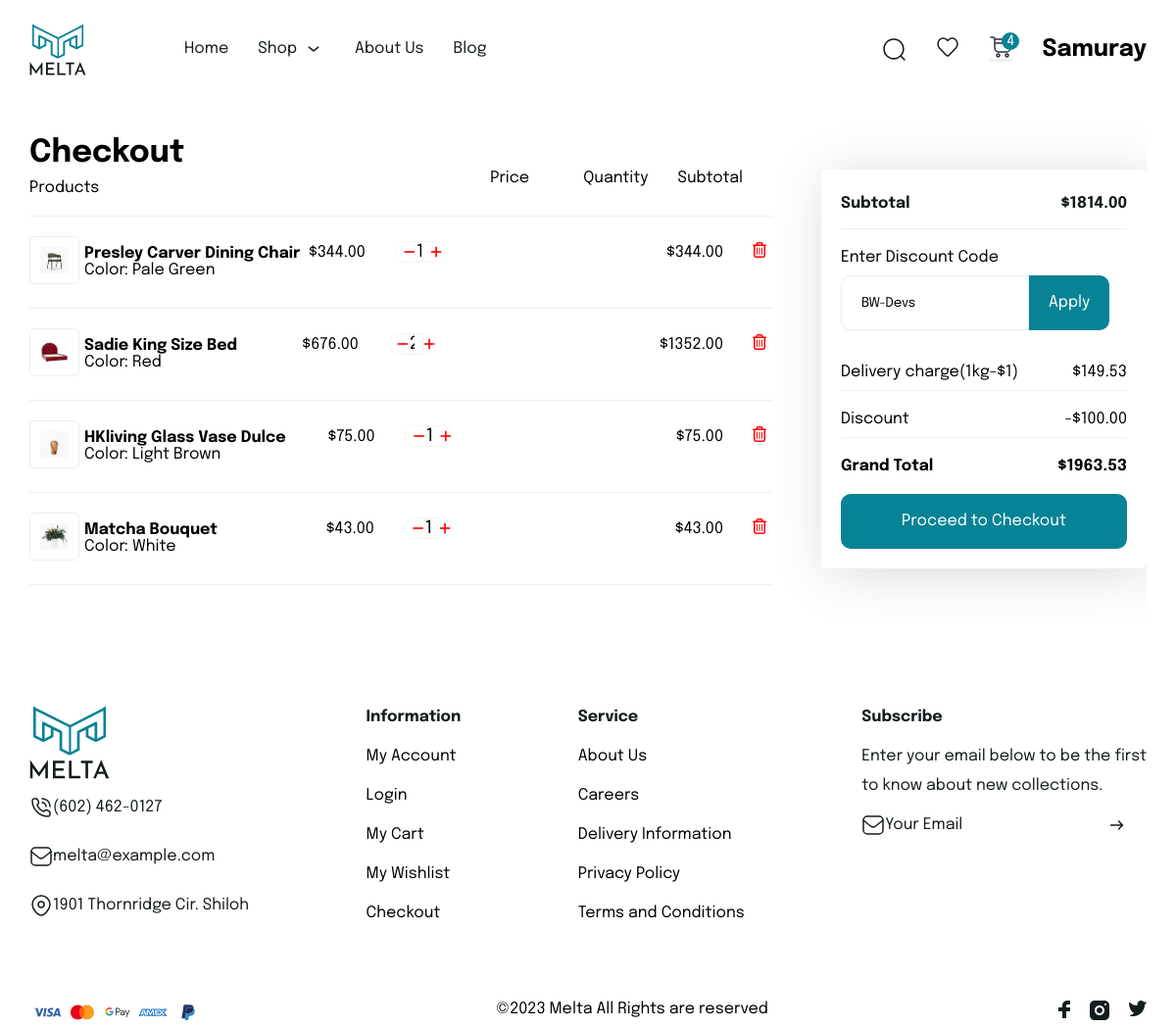
Screenshot of /checkout/ (signed in) with the database file from the repository.
### home/models.py (models this page shows, shortened)
class Order(models.Model):
    product = models.ForeignKey(Products,related_name='order', on_delete=models.CASCADE)
    customers = models.ForeignKey(User,on_delete=models.CASCADE)
    quantity = models.IntegerField(default=1)
    price = models.IntegerField()
    date = models.DateTimeField(auto_now_add=True)
    status = models.BooleanField(default=False)
    delivery = models.IntegerField(default=5,blank=True)
    discounts= models.ForeignKey(Discounts,null=True,db_constraint=False,on_delete=models.CASCADE,blank=True )

class Products(models.Model):
    name = models.CharField(max_length=60, blank=True)
    brand = models.ForeignKey(Brand, on_delete=models.CASCADE, related_name='products')
    price = models.BigIntegerField()
    color = models.ForeignKey(Color, on_delete=models.CASCADE, related_name='products')
    category = models.ForeignKey(Products_Categories, on_delete=models.CASCADE, related_name='products')
    descriptions=models.TextField( default=1  )
    weight = models.DecimalField( default=1.1 ,max_digits=5, decimal_places=2)
    width = models.DecimalField(default=1.1,max_digits=5, decimal_places=2)
    height = models.DecimalField(default=1.1,max_digits=5, decimal_places=2)
    depth = models.DecimalField(default=1.1,max_digits=5, decimal_places=2)
    instock = models.BooleanField(default=True)
    materials = models.CharField(max_length=50, default='Wood')
    def get_main_image(self):
        first_image = self.images.first()
        return first_image.images.url if first_image else None

class ProductImage(models.Model):
    product = models.ForeignKey(Products, related_name='images', on_delete=models.CASCADE)
    images = models.ImageField(upload_to='product_images/')

class Color(models.Model):
    clName=models.CharField(max_length=40)
    color_code = models.CharField(max_length=7, blank=True)

class UserOrderSummary(models.Model):
    user = models.OneToOneField(User,on_delete=models.CASCADE)
    discounts= models.ForeignKey(Discounts,null=True,db_constraint=False,on_delete=models.CASCADE,blank=True )
    discount_value= models.DecimalField(max_digits=10,decimal_places=2,default=0)
    subtotal= models.DecimalField(max_digits=10,decimal_places=2,default=0)
    payments = models.ForeignKey(Payments , null=True, blank=True,on_delete=models.CASCADE)
    address = models.ForeignKey(UserAddress, on_delete=models.SET_NULL, null=True, blank=True)
    total_delivery_cost= models.DecimalField(max_digits=10,decimal_places=2,default=0)
    grand_total= models.DecimalField(max_digits=10,decimal_places=2,default=0)
    def get_orders_by_customer(self,customers):
        orders = Order.objects.filter(customers=customers, status=False).order_by('-date')
        subtotalPrice = orders.aggregate(total_subtotal=Sum('price'))['total_subtotal'] or 0
        total_weight = sum(order.product.weight * order.quantity for order in orders)
        self.total_delivery_cost = total_weight
        self.subtotal = subtotalPrice
        self.grand_total = subtotalPrice + self.total_delivery_cost
        self.save()

class Discounts(models.Model):
    code = models.CharField(max_length=50,unique=True)
    discount_type = models.CharField(max_length=50,choices=[('percentage', 'Percentage'), ('fixed', 'Fixed Amount')])
    discount_amount = models.DecimalField(max_digits=5, decimal_places=2)
    max_discount_amount = models.DecimalField(max_digits=5,decimal_places=2)
    is_active = models.BooleanField(default=True)
    def __str__(self):
        return self.code

### home/views.py (the view)
# urls.py: path('checkout/',checkout_view, name='checkout'),
def checkout_view(request):
    order = Order.objects.filter(customers=request.user, status=False)
    user_order_summary = UserOrderSummary.objects.get(user=request.user)
    user_order_summary.get_orders_by_customer(request.user)
    context={
        'user_order_summary':user_order_summary,
        'order':order,
    }
    return render(request,'checkout.html',context)

### templates/checkout.html (shortened to what this page needs)
{% extends "base.html" %}
{% block body %}
<div><h1>Checkout</h1>
<div class="checkout">
    <div class="checkout_left">
      <div class="checkout_fields">
        <div>Products</div>
        <div class="fields_detail">
          <span>Price</span>
          <span style="padding-left: 25px;">Quantity</span>
          <span>Subtotal</span>
        </div>
      </div>
      {% if order %}
      {% for ord in order %}
      <div class="table_row">
        <div class="table_row_detail">
          <a href="{% url 'products-details' ord.product.id %}"><img src="{{  ord.product.get_main_image }}" alt="" id="img_border" /></a>
          <div class="media_text">
            <h4>{{ord.product.name}}</h4>
            <span>Color: {{ord.product.color.clName|title}}</span>
          </div>
        </div>
        <div class="fields_detail">
          <span>${{ord.product.price|floatformat:2}}</span>
      <div class="pro_card_buy">
          <div class="pro_count">
            <form action="{% url 'update-order' ord.id %}" method="post">
              <button id='' onclick="" title="Minus"   type="submit" ><i   class="fa-solid fa-minus"></i></button>
            </form>
            <input readonly type="number" class="count_input" form="checking_form" value="{{ord.quantity}}" name='quantity' id='pro_count_{{ord.product.id}}'>
            <form action="{% url 'update-order' ord.id %}" method="post">
              <button id='' onclick="" title="Plus" type="submit"><i id='' class="fa-solid fa-plus"></i></button>
            </form>
        </div>
      </div>
          <span>${{ord.price|floatformat:2}}</span>
          <a href="{% url 'delete-order' ord.id %}"><i id="delete_card" class="fa-regular fa-trash-can"></i></a>
        </div>
      </div>
      {% endfor %}
      {% else %}
      <p style="color:grey;text-align:center;width:100%;height:100%;margin-top:50px;">You don't have any items added.</p>
      {% endif %}
    </div>
    <div class="checkout_right">
      <div class="subtotal">
        <h4>Subtotal</h4>
        <h4>${{ user_order_summary.subtotal|floatformat:2}}</h4>
      </div>
      <div class="">
        <span style="text-align:left;">Enter Discount Code</span>
        <div class="coupon">
          <form class="coupon_input" method="post" action="{% url 'apply-discount' %}">
            {% if user_order_summary.discount_value %}
            <input required type="text" id="coupon-code" value="{{user_order_summary.discounts}}" name="discount_code" placeholder="Enter discount code"/>
            {% else %}
            <input required type="text" id="coupon-code" value="" name="discount_code" placeholder="Enter discount code"/>
            {% endif %}
                    <button type="submit" id="apply-coupon">Apply</button>
                  </form>
      </div>
    </div>
    <div class="delivery">
      <div>Delivery charge<span>(1kg-$1)</span></div>
      <div>
        ${{user_order_summary.total_delivery_cost|floatformat:2}}
      </div>
    </div>
    <div class="delivery">
      {% if user_order_summary.discount_value %}
      <div>Discount</div>
      <div>-${{user_order_summary.discount_value|floatformat:2}} </div>
      {% endif %}
    </div>
      <div class="total">
        <h4>Grand Total</h4>
        <h4 >${{user_order_summary.grand_total|floatformat:2}}</h4>
      </div>
      <div class="">
        <a href="{% url 'shipping' %}"><button id="proceed-to-checkout">Proceed to Checkout</button></a>
      </div>
    </div>
  </div>
</div>
{% endblock body %}

### templates/base.html (shortened to what this page needs)
{% load static %}
<!DOCTYPE html>
<html lang="en">
<head>
    <link rel="stylesheet" href="https://cdnjs.cloudflare.com/ajax/libs/font-awesome/6.5.1/css/all.min.css" />
    <link rel="stylesheet" href="{% static 'product.css'%}">
    <link rel="stylesheet" href="{%static 'style.css'%}">
</head>
<body>
    <div class="container">
        <div class="navbar">
          <div class="nav">
            <div class="logo_text">
              <a href="{% url 'home' %}">
                <img
              src="/media/navbar-footer_img/homepage_logo.svg"
                alt="header-logo"
                class="header_logo"
              />
              </a>
            </div>
            <ul class="header_menu">
              <li><a href="{% url 'home' %}">Home</a></li>
              <li>
                <a href="{% url 'products' %}">Shop <img src="/media/navbar-footer_img/down.svg" alt="down" /></a>
              </li>
              <li><a href="">About Us</a></li>
              <li><a href="">Blog</a></li>
            </ul>
          </div>
          <div class="nav_login">
            <ul class="header_icon">
              <li style='position:relative;display:flex;align-items:center'>
                  <img onclick='searchClick(event)' style='margin-left:10px;width:25px;height:25px'  src="/media/navbar-footer_img/search_icon.svg" alt="" />
              </li>
              <li>
                  <img src="/media/navbar-footer_img/fav_icon.svg" alt="" />
              </li>
              <li>
                <button id="shop_btn" onclick="card_view(event)" class="icon_button">
                  <img src="/media/navbar-footer_img/shopbuy_icon.svg" alt="" />
                  <span id="shopcount">1</span>
                </button>
              </li>
            </ul>
            {% if request.user.is_authenticated %}
            <h2>{{request.user.username|title}}</h2>
              {% else %}
              <button class="login-button"><span>Login</span></button>
            {% endif %}
          </div>
        </div>
    </div>
    <div class="container">
      <div id='container_body' class="container_body">
    {% block body %}
    {% endblock body %}
     </div>
    </div>
    <div class="container">
    <div>
        <div class="footer">
          <ul>
            <img
              src="/media/navbar-footer_img/homepage_logo.svg"
              alt="footer-logo"
              class="footer_logo"
            />
            <li class="media_icon">
              <img src="/media/navbar-footer_img/calling.svg" alt="">
              <span>(602) 462-0127</span>
            </li>
            <li class="media_icon">
              <img src="/media/navbar-footer_img/gmail.svg" alt="">
              <span>melta@example.com</span>
            </li>
            <li class="media_icon">
              <img src="/media/navbar-footer_img/location.svg" alt="">
              <span>1901 Thornridge Cir. Shiloh</span>
            </li>
          </ul>
          <ul>
            <li><span class="bold">Information</span></li>
            <li><a href="">My Account</a></li>
            <li><a href="">Login</a></li>
            <li><a href="">My Cart</a></li>
            <li><a href="">My Wishlist</a></li>
            <li><a href="">Checkout</a></li>
          </ul>
          <ul>
            <li><span class="bold">Service</span></li>
            <li><a href="">About Us</a></li>
            <li><a href="">Careers</a></li>
            <li><a href="">Delivery Information</a></li>
            <li><a href="">Privacy Policy</a></li>
            <li><a href="">Terms and Conditions</a></li>
          </ul>
          <ul>
            <li><span class="bold">Subscribe</span></li>
            <li>
              Enter your email below to be the first <br> to know about new
              collections.
            </li>
            <li class="gmail">
              <img src="/media/navbar-footer_img/gmail.svg" alt="gmail icon">
              <span style="margin-right: 145px;">Your Email</span>
              <img src="/media/navbar-footer_img/right.svg" alt="right icon"></li>
          </ul>
        </div>
        <br><br>
        <div class="footer_end">
          <ul class="pay_card">
              <li><img src="/media/navbar-footer_img/Visa.svg" alt="Visa"></li>
              <li><img src="/media/navbar-footer_img/Mastercard.svg" alt="Mastercard"></li>
              <li><img src="/media/navbar-footer_img/GooglePay.svg" alt="GooglePay"></li>
              <li><img src="/media/navbar-footer_img/Amex.svg" alt="Amex"></li>
              <li><img src="/media/navbar-footer_img/PayPal.svg" alt="PayPal"></li>
          </ul>
          <span>©2023 Melta All Rights are reserved️ </span>
          <ul class="social">
              <li><img src="/media/navbar-footer_img/fb.svg" alt="facebook icon"></li>
              <li><img src="/media/navbar-footer_img/instagram.svg" alt="instagram icon"></li>
              <li><img src="/media/navbar-footer_img/twitter.svg" alt="twitter icon"></li>
          </ul>
      </div>
    </div>
    </div>
</body>
</html>

### static/product.css (style rules this page uses)
* { margin: 0; padding: 0; box-sizing: border-box; border: none; text-decoration: none; list-style: none; font-family: "Epilogue", sans-serif; user-select: none; }
i { cursor: pointer; }
a { color: black; }
.container { width: 1140px; max-width: 95%; margin: 0 auto; display: flex; flex-direction: column; gap: 100px; }
.container_body { display: flex; flex-direction: column; overflow: hidden; width: 100%; gap: 20px; padding: 40px 0px; }
.pro_count { display: flex; border: 1px solid whitesmoke; height: 100%; width: 20%; border-radius: 10px; overflow: hidden; align-items: center; }
.pro_count i { padding: 6px 8px; height: 100%; display: flex; align-items: center; cursor: pointer; }
.pro_count button { height: 100%; width: 100%; border: none; background:none; width:100% }
.count_input { border: 1px solid whitesmoke; text-align: center; font-size: 18px; outline: none; height: 100%; width: 100%; display: flex; align-items: center; cursor: pointer; }

### rows the page displays
Order: product.get_main_image (picture), product.name "Presley Carver Dining Chair", product.color.clName "Pale Green", product.price "344.00", quantity "1", price "344.00"
Order: product.get_main_image (picture), product.name "Sadie King Size Bed", product.color.clName "Red", product.price "676.00", quantity "2", price "1352.00"
Order: product.get_main_image (picture), product.name "HKliving Glass Vase Dulce", product.color.clName "Light Brown", product.price "75.00", quantity "1", price "75.00"
Order: product.get_main_image (picture), product.name "Matcha Bouquet", product.color.clName "White", product.price "43.00", quantity "1", price "43.00"
UserOrderSummary: subtotal "1814.00", discount_code "BW-Devs", total_delivery_cost "149.53", discount_value "100.00", grand_total "1963.53"

### other values shown
{{ request.user.username|title }} "Samuray"
